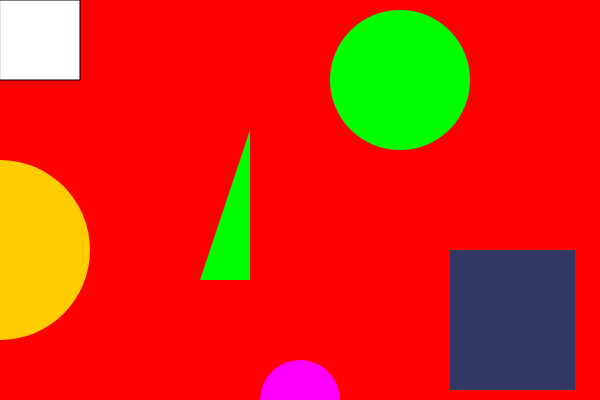
Frame 1 (no input)
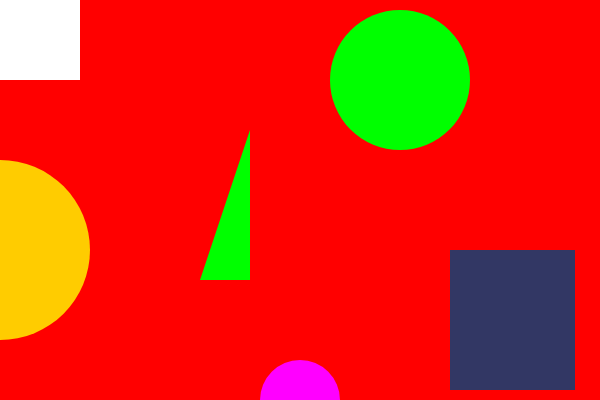
Frame 60 (no input)
Frame 120 (the mouse pressed at the canvas centre since frame 60): identical to frame 60, image omitted

The p5.js sketch that drew these frames (run headless with seeded random() and noise() and a simulated clock; from frame 60 on, the mouse is pressed at the canvas centre):

// p5.js sketch
// ── sketch.js
function setup() {
  createCanvas(600, 400);  // Adjust canvas size to fit both shapes
}
function draw() {
  background(600, 0, 0);  // Set the background color to red (RGB: Red 255, Green 0, Blue 0)
  // Draw a white square at (0, 0) with a side length of 100
  fill(255);  // White color
  square(0, 0, 80);  // Draw the square at (0, 0) with size 100
  // Set the fill color to green
  fill(0, 255, 0);  // Green (RGB: Red 0, Green 255, Blue 0)  
  // Set the outline (stroke) color to black
 noStroke();  // No outline for the circle

  // Draw the circle at (400, 80) with a diameter of 160
  ellipse(400, 80, 140, 140);  // Draw the circle
  //Draw green 
  triangle(250, 130, 200, 280, 250, 280); 
  // Set fill color to magneta
  // Create a p5.Color object using a named color.
  let c = color('magenta');
  //Draw a eclipse
   fill(c);
  noStroke();
  ellipse (300,400,80)
   // Create a p5.Color object using HSB values.
  let c2 = color(50, 55, 100);
  // Draw.a rectangle
  fill(c2);
  noStroke();
  rect(450, 250, 125, 140)
 // Create a p5.Color object using RGB values.
  let c1 = color(255, 204, 0);
  // Draw the left circle.
  fill(c1);
  noStroke();
  circle(0, 250, 180);  
}


  
